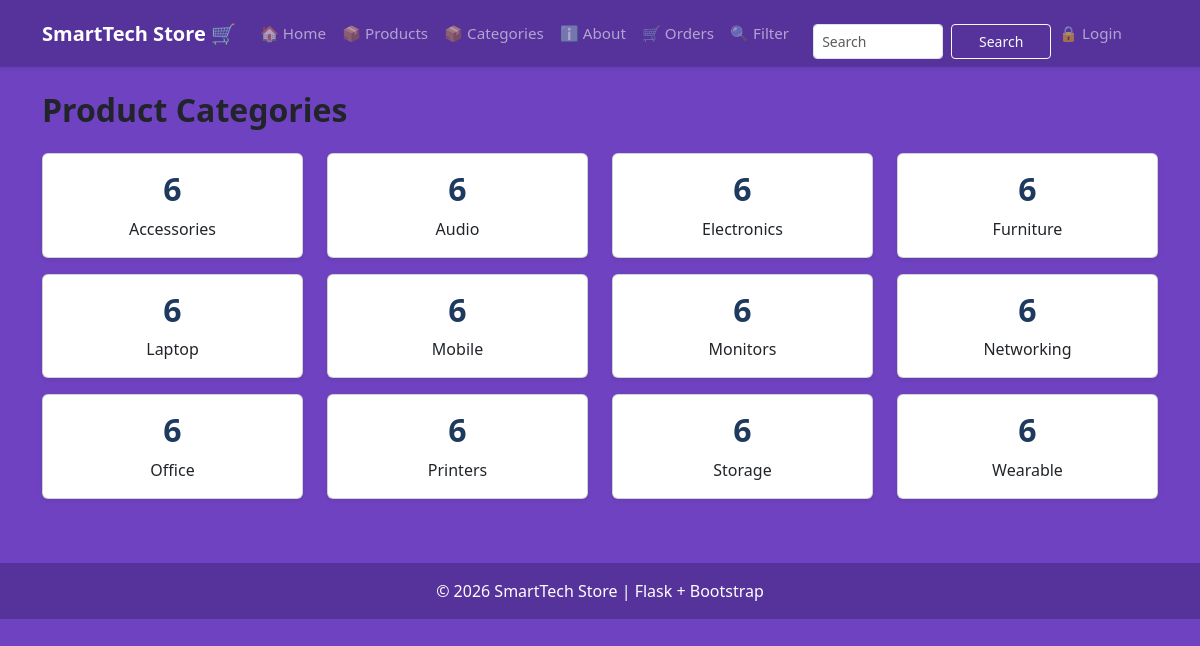
The page /categories on the database its author committed.
### tables this page shows
CREATE TABLE categories (
            id INTEGER PRIMARY KEY AUTOINCREMENT,
            name TEXT NOT NULL UNIQUE
        );

### app.py (the view)
@app.route('/categories')
def categories():
    conn = get_db()
    rows = conn.execute('''
        SELECT categories.name AS category_name, COUNT(products.id) AS product_count
        FROM categories
        LEFT JOIN products ON products.category = categories.name
        GROUP BY categories.name
        ORDER BY categories.name
    ''').fetchall()
    conn.close()
    return render_template('categories.html', rows=rows)

### database.py (called while the page is built)
def get_db():
    conn = sqlite3.connect(DB_PATH)
    conn.row_factory = sqlite3.Row # To access columns by name
    return conn

### templates/categories.html (shortened to what this page needs)
{% extends "base.html" %}
{% block content %}
<h2 class="fw-bold mb-4">Product Categories</h2>
<div class="row">
{% for row in rows %}
<div class="col-md-3 mb-3">
    <div class="card shadow-sm text-center p-3">
        <h2 class="fw-bold" style="color:#1e3a5f;">
            {{ row['product_count'] }}
        </h2>
        <p class="mb-0">{{ row['category_name'] }}</p>
    </div>
</div>
{% endfor %}
</div>
{% endblock %}

### templates/base.html (style rules this page uses)
html, body { margin: 0; padding: 0; min-height: 100%; background-color: #6f42c1 !important; }
body { background-color: #6f42c1 !important; }
:root { --brand: #6f42c1; }

### rows shown on the page
categories: product_count "6", category_name "Accessories"
categories: product_count "6", category_name "Audio"
categories: product_count "6", category_name "Electronics"
categories: product_count "6", category_name "Furniture"
categories: product_count "6", category_name "Laptop"
categories: product_count "6", category_name "Mobile"
categories: product_count "6", category_name "Monitors"
categories: product_count "6", category_name "Networking"
categories: product_count "6", category_name "Office"
categories: product_count "6", category_name "Printers"
categories: product_count "6", category_name "Storage"
categories: product_count "6", category_name "Wearable"
